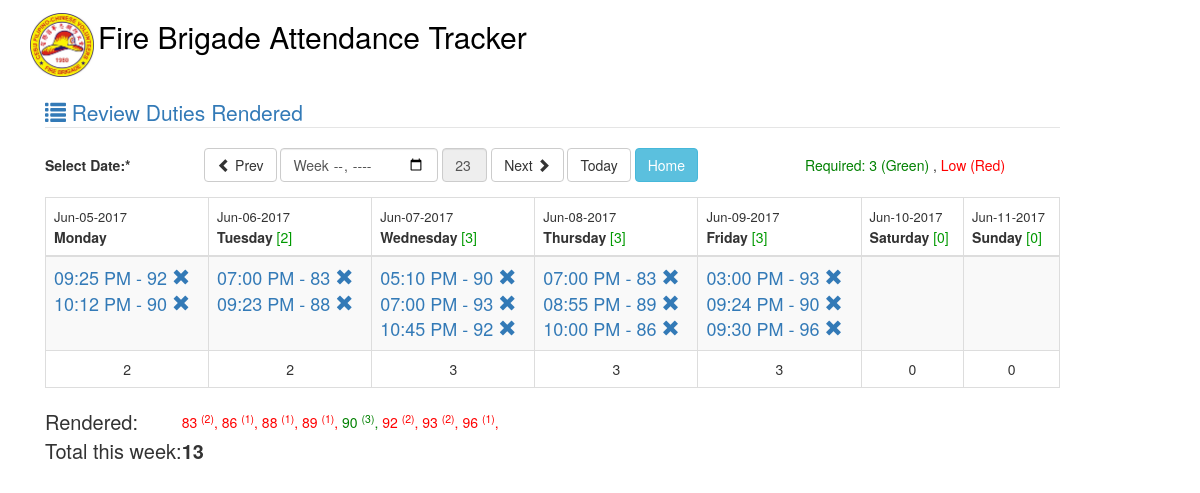
Screenshot of /index.php/duty/review with the database file from the repository.
### tables this page shows
CREATE TABLE IF NOT EXISTS `duty_attendance` (
  `unit` varchar(10) NOT NULL,
  `attendance_date` date NOT NULL,
  `time_in` varchar(10) NOT NULL,
  `time_out` varchar(10) NOT NULL,
  `schedule` varchar(10) NOT NULL,
  `date_created` datetime NOT NULL DEFAULT CURRENT_TIMESTAMP,
  `duty_version` int(11) NOT NULL,
  KEY `unit` (`unit`),
  KEY `schedule` (`schedule`),
  KEY `unit_2` (`unit`)
);

### application/controllers/Duty.php (called while the page is built, shortened)
<?php
class Duty extends CI_Controller {
    function __construct() {
        $this->load->helper('form');
        $this->load->helper('url');
        $this->load->model('duty_model');
        $this->load->library('form_validation');
    }
    function review() {
        $data['current_date'] = date('Y-m-d');
        $data['selected_week'] = $selected_week = date('W');
        $dt = new DateTime(strtotime($selected_week));
        $dt->setISODate($dt->format('o'),$selected_week);
        $periods = new DatePeriod($dt, new DateInterval('P1D'), 6);
        $days = iterator_to_array($periods);
        $data['Monday'] = $this->duty_model->get_duties($days[0]->format('Y-m-d'));
        $data['Tuesday'] = $this->duty_model->get_duties($days[1]->format('Y-m-d'));
        $data['Wednesday'] = $this->duty_model->get_duties($days[2]->format('Y-m-d'));
        $data['Thursday'] = $this->duty_model->get_duties($days[3]->format('Y-m-d'));
        $data['Friday'] = $this->duty_model->get_duties($days[4]->format('Y-m-d'));
        $data['Saturday'] = $this->duty_model->get_duties($days[5]->format('Y-m-d'));
        $data['Sunday'] = $this->duty_model->get_duties($days[6]->format('Y-m-d'));
        $data['total_duties_for_the_week'] = $this->duty_model->get_total_duties_week($days[0]->format('Y-m-d'), $days[6]->format('Y-m-d'));
        $data['personel_duties_for_the_week'] = $this->duty_model->get_personel_duties_week($days[0]->format('Y-m-d'), $days[6]->format('Y-m-d'));
        $data['days'] = $days;
        $this->load->view('duty_review', $data);
    }
}

### index.php (called while the page is built, shortened)
<?php
require_once BASEPATH.'core/CodeIgniter.php';

### application/models/duty_model.php (called while the page is built, shortened)
<?php
class Duty_model extends CI_Model {
    private $duty_attendance = 'duty_attendance';
    public function get_duties($day)
    {
        $this->db->select('*');
        $this->db->from($this->duty_attendance);
        $this->db->where('attendance_date', $day);
        $this->db->order_by('time_in');
        $query = $this->db->get();
        return $query->result();
    }
    public function get_total_duties_week($start, $end)
    {
        $this->db->select('count(*)');
        $this->db->from($this->duty_attendance);
        $this->db->where('attendance_date >=', $start);
        $this->db->where('attendance_date <=', $end);
        return $this->db->count_all_results();
    }
    public function get_personel_duties_week($start, $end)
    {
        $query = 'SELECT unit, count(*) as total FROM `duty_attendance` WHERE attendance_date >= "'.$start.'" AND attendance_date <= "'.$end.'" GROUP BY unit';
        return $this->db->query($query);
    }
}

### application/views/duty_review.php (the view, shortened to what this page needs)
?><!DOCTYPE html>
<html lang="en">
<head>
    <link href="<?= base_url();?>bootstrap/css/bootstrap.css" rel="stylesheet">
</head>
<body>
<div class="container">
    <?php include 'base.inc'; ?>
    <div>&nbsp;</div>
    <div class="col-lg-11">
        <fieldset>
            <legend style="color: #337ab7;"><span class="glyphicon glyphicon-list"></span> Review Duties Rendered</legend>
            <form class="form-horizontal" role="form" id="review_form" action='<?= base_url();?>index.php/duty/review' method="post">
                <div class="form-group">
                    <div class="col-lg-2">
                        <label for="title" class="control-label">Select Date:*</label>
                    </div>
                    <div class="bs-example" data-example-id="single-button-dropdown">
                        <div class="btn-group">
                            <button type="submit" class="btn btn-default" name="prev" value="<?php echo $selected_week-1;?>"><span class="glyphicon glyphicon-chevron-left"></span> Prev</button>
                        </div>
                        <div class="btn-group">
                            <input type="week" class="form-control" name="date_of_duty" id="date_of_duty" value="<?php echo $current_date;?>" autofocus onchange="submitDate(this);">
                        </div>
                        <div class="btn-group">
                            <input type="text" class="form-control" style="width: 45px;" name="selected_week" id="selected_week" value="<?php echo $selected_week;?>" readonly="readonly">
                        </div>
                        <div class="btn-group">
                            <button type="submit" class="btn btn-default" name="next" value="<?php echo $selected_week+1;?>">Next <span class="glyphicon glyphicon-chevron-right"></span></button>
                        </div>
                        <div class="btn-group">
                            <a href="<?= base_url();?>index.php/duty/review" class="btn btn-default" >Today</a>
                        </div>
                        <div class="btn-group">
                            <a href="<?= base_url();?>index.php/main" class="btn btn-info" >Home</a>
                        </div>
                        <div class="btn-group" style="margin-left:103px;">
                            <span style="color:green;"> Required: 3 (Green)</span>
                        </div>
                        <div class="btn-group">
                            , <span style="color:red;"> Low (Red)</span>
                        </div>
                    </div>
                </div>
            </form>
            <table class="table table-striped table-bordered table-hover" id="dataTables-example">
                <thead>
                <tr>
                    <th><span style="font-size:13px;font-weight: normal;"><?=$days[0]->format('M-d-Y');?></span><br>Monday<span style="font-weight: normal;color: #009900;"></span></th>
                    <th><span style="font-size:13px;font-weight: normal;"><?=$days[1]->format('M-d-Y');?></span><br>Tuesday <span style="font-weight: normal;color: #009900;">[<?php if (isset($Tuesday)) { echo count($Tuesday);}?>]</span></th>
                    <th><span style="font-size:13px;font-weight: normal;"><?=$days[2]->format('M-d-Y');?></span><br>Wednesday <span style="font-weight: normal;color: #009900;">[<?php if (isset($Wednesday)) { echo count($Wednesday);}?>]</span></th>
                    <th><span style="font-size:13px;font-weight: normal;"><?=$days[3]->format('M-d-Y');?></span><br>Thursday <span style="font-weight: normal;color: #009900;">[<?php if (isset($Thursday)) { echo count($Thursday);}?>]</span></th>
                    <th><span style="font-size:13px;font-weight: normal;"><?=$days[4]->format('M-d-Y');?></span><br>Friday <span style="font-weight: normal;color: #009900;">[<?php if (isset($Friday)) { echo count($Friday);}?>]</span></th>
                    <th><span style="font-size:13px;font-weight: normal;"><?=$days[5]->format('M-d-Y');?></span><br>Saturday <span style="font-weight: normal;color: #009900;">[<?php if (isset($Saturday)) { echo count($Saturday);}?>]</span></th>
                    <th><span style="font-size:13px;font-weight: normal;"><?=$days[6]->format('M-d-Y');?></span><br>Sunday <span style="font-weight: normal;color: #009900;">[<?php if (isset($Sunday)) { echo count($Sunday);}?>]</span></th>
                </tr>
                </thead>
                <tbody>
                <tr style="font-size: 18px;">
                    <?php if (isset($Monday)) {?><td>
                        <?php foreach ($Monday as $key => $value) { echo '<a href="'.base_url().'index.php/duty/delete_duty/'.$value->unit.'/'.$value->attendance_date.'/'.$value->schedule.'/'.$value->duty_version.'">'.$value->time_in.' - '.$value->unit.' <span class="glyphicon glyphicon-remove"></span></a><br>'; }?>
                        </td><?php } ?>
                    <?php if (isset($Tuesday)) {?><td>
                        <?php foreach ($Tuesday as $key => $value) { echo '<a href="'.base_url().'index.php/duty/delete_duty/'.$value->unit.'/'.$value->attendance_date.'/'.$value->schedule.'/'.$value->duty_version.'">'.$value->time_in.' - '.$value->unit.' <span class="glyphicon glyphicon-remove"></span></a><br>'; }?>
                        </td><?php } ?>
                    <?php if (isset($Wednesday)) {?><td>
                        <?php foreach ($Wednesday as $key => $value) { echo '<a href="'.base_url().'index.php/duty/delete_duty/'.$value->unit.'/'.$value->attendance_date.'/'.$value->schedule.'/'.$value->duty_version.'">'.$value->time_in.' - '.$value->unit.' <span class="glyphicon glyphicon-remove"></span></a><br>'; }?>
                        </td><?php } ?>
                    <?php if (isset($Thursday)) {?><td>
                        <?php foreach ($Thursday as $key => $value) { echo '<a href="'.base_url().'index.php/duty/delete_duty/'.$value->unit.'/'.$value->attendance_date.'/'.$value->schedule.'/'.$value->duty_version.'">'.$value->time_in.' - '.$value->unit.' <span class="glyphicon glyphicon-remove"></span></a><br>'; }?>
                        </td><?php } ?>
                    <?php if (isset($Friday)) {?><td>
                        <?php foreach ($Friday as $key => $value) { echo '<a href="'.base_url().'index.php/duty/delete_duty/'.$value->unit.'/'.$value->attendance_date.'/'.$value->schedule.'/'.$value->duty_version.'">'.$value->time_in.' - '.$value->unit.' <span class="glyphicon glyphicon-remove"></span></a><br>'; }?>
                        </td><?php } ?>
                    <?php if (isset($Saturday)) {?><td>
                        </td><?php } ?>
                    <?php if (isset($Sunday)) {?><td>
                        </td><?php } ?>
                </tr>
                </tbody>
                <tfoot>
                    <tr onclick="javascript:location.href='attendance';">
                        <td style="text-align: center;"><?php if (isset($Monday)) { echo count($Monday);}?></td>
                        <td style="text-align: center;"><?php if (isset($Tuesday)) { echo count($Tuesday);}?></td>
                        <td style="text-align: center;"><?php if (isset($Wednesday)) { echo count($Wednesday);}?></td>
                        <td style="text-align: center;"><?php if (isset($Thursday)) { echo count($Thursday);}?></td>
                        <td style="text-align: center;"><?php if (isset($Friday)) { echo count($Friday);}?></td>
                        <td style="text-align: center;"><?php if (isset($Saturday)) { echo count($Saturday);}?></td>
                        <td style="text-align: center;"><?php if (isset($Sunday)) { echo count($Sunday);}?></td>
                    </tr>
                </tfoot>
            </table>
            <table>
                <tr>
                    <td style="font-size:20px;">Rendered: </td>
                    <td>
                        <table>
                            <tr>
                                <td>
                                    <?php foreach($personel_duties_for_the_week->result() as $row) {
                                        if ($row->total >= 3) echo '<span style="color:green">'.$row->unit.' <sup>('.$row->total.')</sup>, </span>';
                                        else echo '<span style="color:red">'.$row->unit.' <sup>('.$row->total.')</sup>, </span>';
                                     }?>
                                </td>
                            </tr>
                        </table>
                    </td>
                </tr>
                <tr style="font-size:20px;" >
                    <td nowrap>Total this week: </td>
                    <td><strong><?=$total_duties_for_the_week;?></strong></td>
                </tr>
            </table>
        </fieldset>
    </div>
</div>
</body>
</html>

### application/views/base.inc
<div>
    <a href="<?= base_url();?>" style="color:black;cursor: pointer;">
    <img src="<?= base_url();?>image/logo.png" width="64px" style="display: inline-block;">
    <h2 style="display: inline-block;"> Fire Brigade Attendance Tracker</h2>
    </a>
</div>

### rows the page displays
duty_attendance: time_in "09:25 PM", unit "92"
duty_attendance: time_in "10:12 PM", unit "90"
duty_attendance: time_in "07:00 PM", unit "83"
duty_attendance: time_in "09:23 PM", unit "88"
duty_attendance: time_in "05:10 PM", unit "90"
duty_attendance: time_in "07:00 PM", unit "93"
duty_attendance: time_in "10:45 PM", unit "92"
duty_attendance: time_in "07:00 PM", unit "83"
duty_attendance: time_in "08:55 PM", unit "89"
duty_attendance: time_in "10:00 PM", unit "86"
duty_attendance: time_in "03:00 PM", unit "93"
duty_attendance: time_in "09:24 PM", unit "90"
duty_attendance: time_in "09:30 PM", unit "96"

### other values shown
$days[0]->format('M-d-Y') "Jun-05-2017"
$days[1]->format('M-d-Y') "Jun-06-2017"
count($Tuesday) "2"
$days[2]->format('M-d-Y') "Jun-07-2017"
count($Wednesday) "3"
$days[3]->format('M-d-Y') "Jun-08-2017"
count($Thursday) "3"
$days[4]->format('M-d-Y') "Jun-09-2017"
count($Friday) "3"
$days[5]->format('M-d-Y') "Jun-10-2017"
count($Saturday) "0"
$days[6]->format('M-d-Y') "Jun-11-2017"
count($Sunday) "0"
count($Monday) "2"
$row->unit "83"
